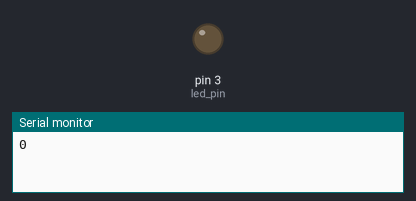
Bench run of a sketch on a simulated Arduino Nano, built with avr-gcc and run on an emulated ATmega328P. Shown: output pins drawn as LEDs (lit = HIGH), the last lines printed to the serial monitor.

Above: at 0.05 s.
At 3.2 s:
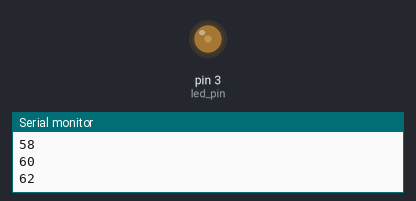
At 6.4 s:
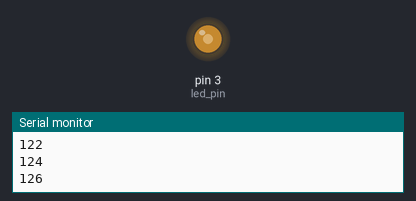
At 12.8 s:
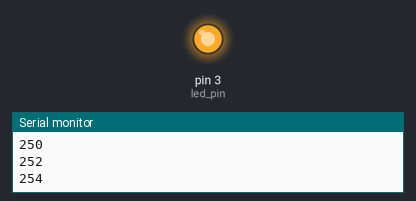
Timing chart, 0 to 16.7 s (numbered marks = the images above):
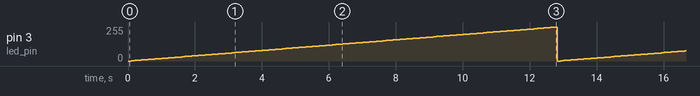

Measured:
- by itself, pin 3 (led_pin): ramps from 0/255 to 254/255 and jumps back, once every 12.8 s

The sketch:

ledTest.ino
```cpp
//the nano board uses ATmega328P (Old Bootloader)

int led_pin = 3;

void setup() {
    Serial.begin(115200);
    pinMode(led_pin, OUTPUT);
    digitalWrite(led_pin, LOW);
}

void loop() {
    for(int i=0; i<=1023; i+=2) {
        analogWrite(led_pin, i);
        Serial.println(i);
        delay(100);
    }
    for(int i=1023; i>=0; i-=2) {
        analogWrite(led_pin, i);
        Serial.println(i);
        delay(100);
    }
}
```
